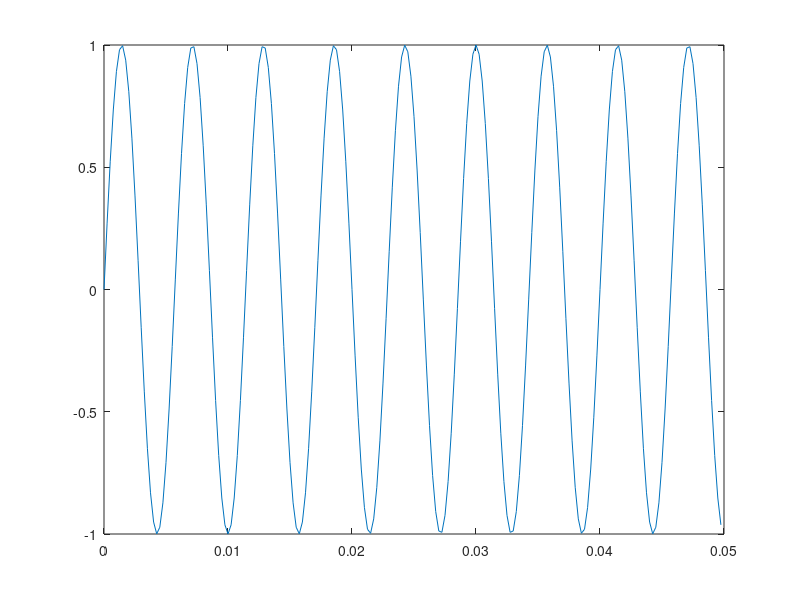
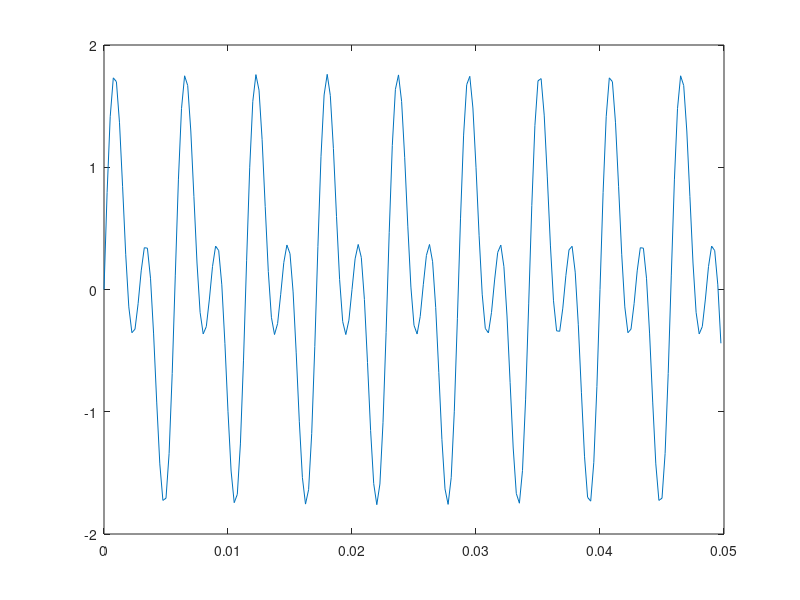
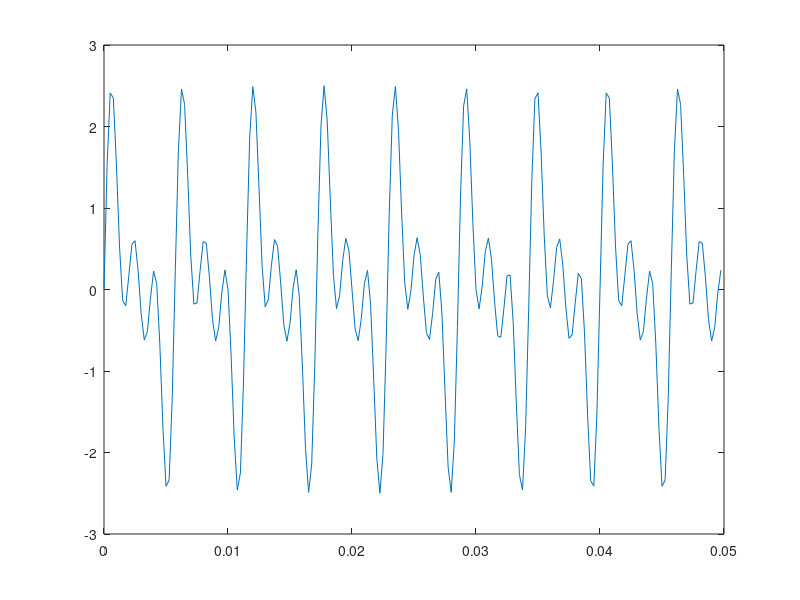
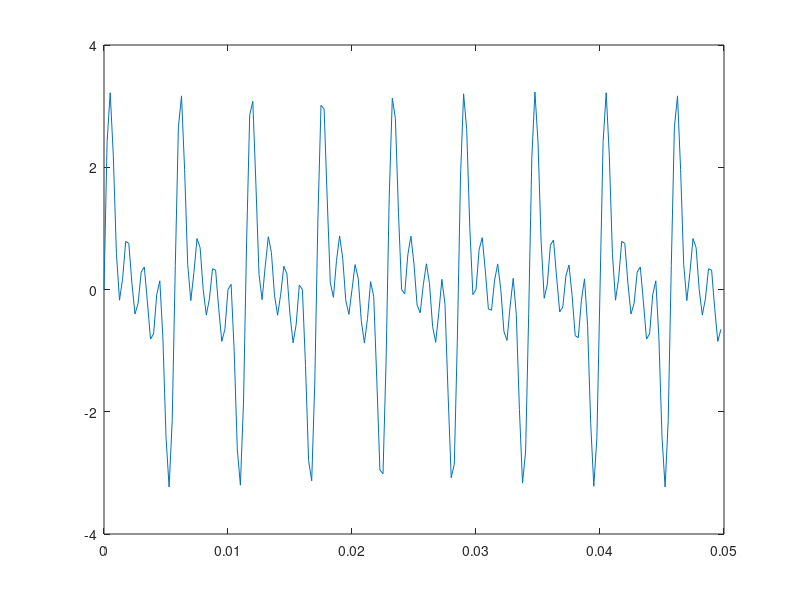

MATLAB code for these plots, in order:
% CALLMODEL_FOR Models a blue whale B call (FOR-loop version)
%
% Uses a model of the form
% y = A.*y0
% where A = A0*exp(-B*t).*sin(2*pi*fm*t)
% and y0 is a sum of harmonics
% yn = sin(2*pi*n*f0*t)

% Create the time base for the signal.
fs = 4000;
t = 0:(1/fs):1.5;

% Set the fundamental frequency of the call.
f0 = 175;

% How many harmonics?
N = 4;

% Create the harmonics.
y0 = zeros(size(t));
for k = 1:N
    y0 = y0 + sin(2*pi*k*f0*t);
    figure(k)
    plot(t(1:200),y0(1:200))
end

% Set the additional parameters in the model.
A0 = 2; % Initial amplitude.
B  = 1.5; % Amplitude decay rate.
fm = 0.65; % Frequency of the modulating envelope.
% Create the envelope
A  = A0*exp(-B*t).*sin(2*pi*fm*t);

% Create the call.
call = A.*y0;

% Plot the model call and listen to it.
figure
plot(t,call)
xlabel('Time')
ylabel('Amplitude')
title('{\bf Blue Whale B Call Model}')
soundsc(call,fs)
